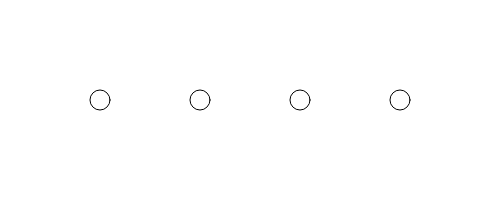
Frame 1 (no input)
Frame 60 (no input): identical to frame 1, image omitted
Frame 120 (the mouse pressed at the canvas centre since frame 60): identical to frame 1, image omitted

The p5.js sketch that drew this single still picture (run headless with seeded random() and noise() and a simulated clock; from frame 60 on, the mouse is pressed at the canvas centre):

// p5.js sketch
// ── sketch.js
/*
Zeichne die Kreise mit einer for Schleife
*/


var xKoordinaten = [100,200,300,400];
var yKoordinaten = [100,100,100,100];


function setup() {
  createCanvas(500,200);
  background(255);
  ellipse(xKoordinaten[0],yKoordinaten[0], 20, 20);
  ellipse(xKoordinaten[1],yKoordinaten[1], 20, 20);
  ellipse(xKoordinaten[2],yKoordinaten[2], 20, 20);
  ellipse(xKoordinaten[3],yKoordinaten[3], 20, 20);
}

function draw() {
  
}
